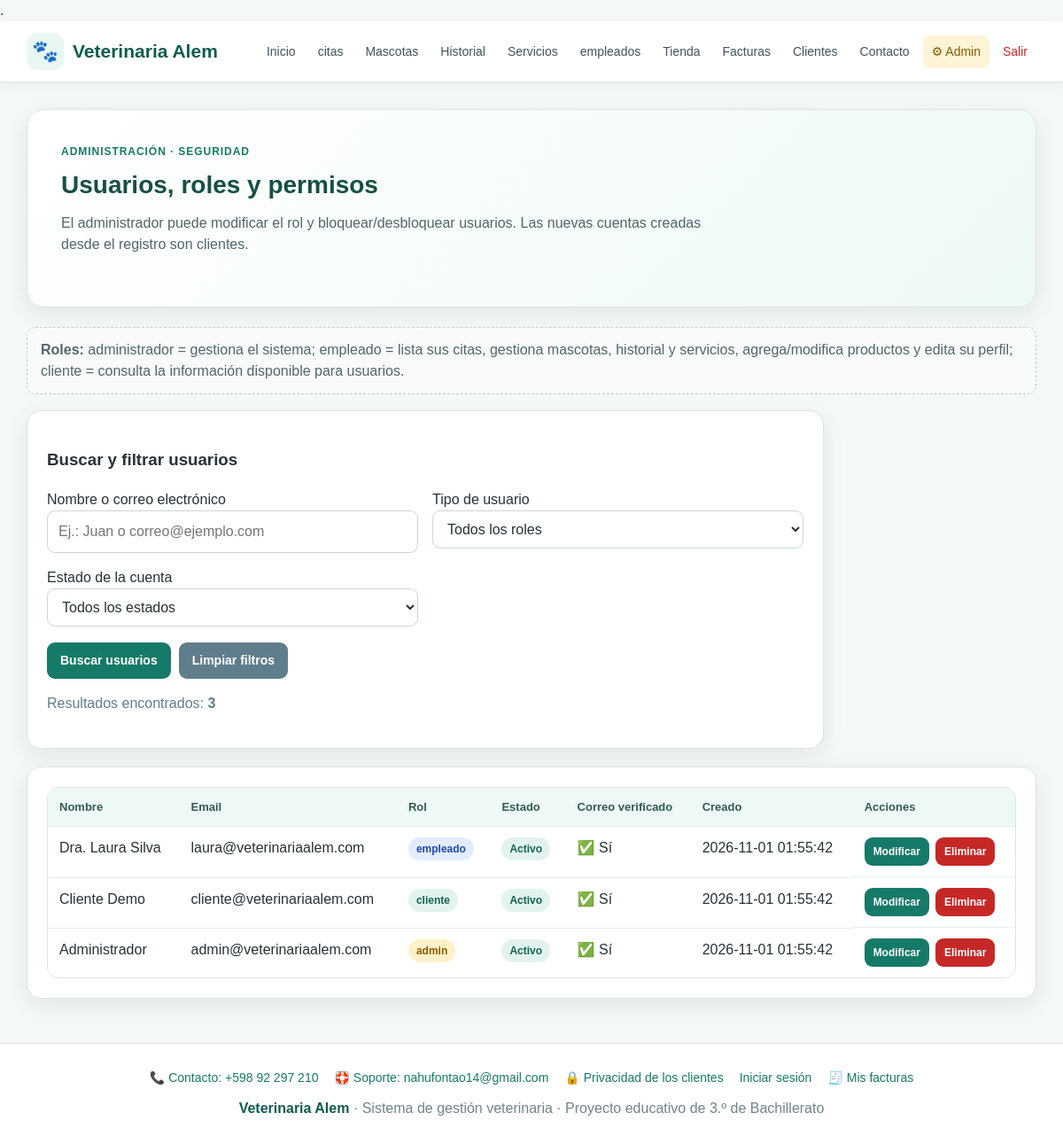
The app's page /admin/usuarios.php (signed in) with its own data.
### tables this page shows
CREATE TABLE usuarios(
 id INT AUTO_INCREMENT PRIMARY KEY,
 nombre VARCHAR(100) NOT NULL,
 email VARCHAR(150) NOT NULL UNIQUE,
 password VARCHAR(255) NOT NULL,
 rol ENUM('admin','empleado','cliente') NOT NULL DEFAULT 'cliente',
 activo TINYINT(1) NOT NULL DEFAULT 1,
 id_cliente INT NULL,
 email_verificado TINYINT(1) NOT NULL DEFAULT 0,
 token_verificacion CHAR(64) NULL,
 token_expira DATETIME NULL,
 verificacion_enviada DATETIME NULL,
 creado_en TIMESTAMP DEFAULT CURRENT_TIMESTAMP,
 FOREIGN KEY(id_cliente) REFERENCES clientes(id) ON UPDATE CASCADE ON DELETE SET NULL
);

### admin/usuarios.php (the view, shortened to what this page needs)
<?php
require "../conexion.php";
$busqueda = trim($_GET["buscar"] ?? "");
$sql = "SELECT id, nombre, email, rol, activo, email_verificado, creado_en
        FROM usuarios
        WHERE 1=1";
$sql .= " ORDER BY id DESC";
$stmt = $conexion->prepare($sql);
$stmt->execute();
$r = $stmt->get_result();
$total_resultados = $r->num_rows;
require "../includes/header.php";
?>
<section class="hero">
    <div class="hero-kicker">Administración · Seguridad</div>
    <h2>Usuarios, roles y permisos</h2>
    <p>
        El administrador puede modificar el rol y bloquear/desbloquear usuarios.
        Las nuevas cuentas creadas desde el registro son clientes.
    </p>
</section>
<div class="info-box">
    <strong>Roles:</strong> administrador = gestiona el sistema;
    empleado = lista sus citas, gestiona mascotas, historial y servicios, agrega/modifica productos y edita su perfil;
    cliente = consulta la información disponible para usuarios.
</div>
<div class="form-card">
    <h3>Buscar y filtrar usuarios</h3>
    <form method="GET" action="usuarios.php">
        <div class="form-grid">
            <div>
                <label for="buscar">Nombre o correo electrónico</label>
                <input type="search" id="buscar" name="buscar"
                       placeholder="Ej.: Juan o correo@ejemplo.com"
                       value="<?= htmlspecialchars($busqueda, ENT_QUOTES, 'UTF-8') ?>">
            </div>
            <div>
                <label for="rol">Tipo de usuario</label>
                <select id="rol" name="rol">
                    <option value="">Todos los roles</option>
                </select>
            </div>
            <div>
                <label for="estado">Estado de la cuenta</label>
                <select id="estado" name="estado">
                    <option value="">Todos los estados</option>
                </select>
            </div>
        </div>
        <div class="form-actions">
            <button class="btn" type="submit">Buscar usuarios</button>
            <a class="btn secondary" href="usuarios.php">Limpiar filtros</a>
        </div>
    </form>
    <p class="muted">Resultados encontrados: <strong><?= $total_resultados ?></strong></p>
</div>
<div class="table-card">
    <div class="table-wrap">
        <table>
            <tr><th>Nombre</th><th>Email</th><th>Rol</th><th>Estado</th><th>Correo verificado</th><th>Creado</th><th>Acciones</th></tr>
            <?php if ($total_resultados > 0): ?>
                <?php while ($x = $r->fetch_assoc()): ?>
                    <tr>
                        <td><?= htmlspecialchars($x["nombre"]) ?></td>
                        <td><?= htmlspecialchars($x["email"]) ?></td>
                        <td>
                            <span class="badge <?= $x["rol"] === "admin" ? "admin" : ($x["rol"] === "empleado" ? "empleado" : "") ?>">
                                <?= htmlspecialchars($x["rol"]) ?>
                            </span>
                        </td>
                        <td>
                            <span class="badge <?= !$x["activo"] ? "block" : "" ?>">
                                <?= $x["activo"] ? "Activo" : "Bloqueado" ?>
                            </span>
                        </td>
                        <td><?= $x["email_verificado"] ? "✅ Sí" : "⏳ Pendiente" ?></td>
                        <td><?= htmlspecialchars($x["creado_en"]) ?></td>
                        <td class="actions">
                            <a class="btn small" href="editar.php?tabla=usuarios&id=<?= (int)$x["id"] ?>">Modificar</a>
                            <a class="btn danger small" href="eliminar.php?tabla=usuarios&id=<?= (int)$x["id"] ?>">Eliminar</a>
                        </td>
                    </tr>
                <?php endwhile; ?>
            <?php else: ?>
                <tr><td colspan="7">No se encontraron usuarios con esos filtros.</td></tr>
            <?php endif; ?>
        </table>
    </div>
</div>
<?php
require "../includes/footer.php";
?>

### css/estilos.css (style rules this page uses)
* { box-sizing:border-box }
:root { --verde:#167a68; --verde-oscuro:#0e5c4f; --verde-claro:#e9f7f3; --azul:#2563eb; --rojo:#c62828; --amarillo:#d88900; --texto:#263238; --gris:#607d8b; --fondo:#f4f8f7; --blanco:#ffffff; --borde:#dbe5e2; --sombra:0 8px 24px rgba(25,55,50,.08); }
html { scroll-behavior:smooth }
body { margin:0; font-family:Arial,Helvetica,sans-serif; background:var(--fondo); color:var(--texto); line-height:1.5; }
a { color:var(--verde);text-decoration:none }
.hero { background:linear-gradient(135deg,#ffffff 0%,#edf9f5 100%); border:1px solid var(--borde); border-radius:20px; padding:38px; box-shadow:var(--sombra); margin-bottom:22px; }
.hero-kicker { color:var(--verde); font-weight:700; text-transform:uppercase; letter-spacing:.08em; font-size:12px; margin-bottom:8px; }
.hero h1,.hero h2 { margin:0 0 10px; color:#164f45; }
.hero h2 { font-size:28px }
.hero p { margin:0 0 20px;color:#52666b;max-width:760px }
.card,.form-card,.table-card { background:var(--blanco); border:1px solid var(--borde); border-radius:16px; padding:22px; box-shadow:var(--sombra); margin-bottom:20px; }
.btn { display:inline-block; border:0; background:var(--verde); color:#fff; padding:10px 15px; border-radius:9px; font-weight:700; font-size:14px; cursor:pointer; text-decoration:none; }
.btn.secondary { background:#607d8b }
.btn.danger { background:var(--rojo) }
.btn.small { padding:7px 10px;font-size:12px }
.actions { display:flex; gap:7px; flex-wrap:wrap; align-items:center; }
.form-card { max-width:900px; }
.form-grid { display:grid; grid-template-columns:repeat(2,minmax(0,1fr)); gap:16px; }
input,select,textarea { width:100%; padding:11px 12px; border:1px solid #cbd8d5; border-radius:9px; background:#fff; color:var(--texto); font:inherit; outline:none; }
.form-actions { display:flex; gap:9px; flex-wrap:wrap; margin-top:18px; }
.muted { color:var(--gris) }
.table-wrap { overflow-x:auto; background:#fff; border:1px solid var(--borde); border-radius:13px; }
table { width:100%; min-width:650px; border-collapse:collapse; background:#fff; }
th,td { padding:12px 13px; border-bottom:1px solid #e8eeee; text-align:left; vertical-align:top; }
th { background:#eef8f5; color:#315c55; font-size:13px; }
tr:last-child td { border-bottom:0 }
.badge { display:inline-block; padding:4px 9px; border-radius:20px; background:#e2f3ef; color:#126553; font-size:12px; font-weight:700; }
.badge.admin { background:#fff1c9; color:#8a5a00; }
.badge.empleado { background:#e3ecff; color:#1d4aa8; }
.info-box { background:#f8fbfa; border:1px dashed #bdd4cf; padding:13px 15px; border-radius:10px; color:#52666b; margin-bottom:18px; }

### records on screen
usuarios: nombre "Dra. Laura Silva", email "laura@veterinariaalem.com", rol "empleado", activo "Activo", email_verificado "✅ Sí", creado_en "2026-11-01 01:55:42"
usuarios: nombre "Cliente Demo", email "cliente@veterinariaalem.com", rol "cliente", activo "Activo", email_verificado "✅ Sí", creado_en "2026-11-01 01:55:42"
usuarios: nombre "Administrador", email "admin@veterinariaalem.com", rol "admin", activo "Activo", email_verificado "✅ Sí", creado_en "2026-11-01 01:55:42"

### other values on screen
$total_resultados "3"
VET_TELEFONO "+598 92 297 210"
VET_EMAIL_SOPORTE "nahufontao14@gmail.com"
